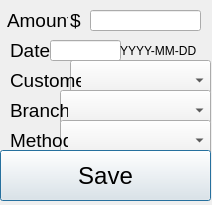
<?xml version="1.0" encoding="UTF-8"?>
<ui version="4.0">
 <class>invoice</class>
 <widget class="QDialog" name="invoice">
  <property name="geometry">
   <rect>
    <x>0</x>
    <y>0</y>
    <width>212</width>
    <height>205</height>
   </rect>
  </property>
  <property name="windowTitle">
   <string>Dialog</string>
  </property>
  <widget class="QLineEdit" name="amountEdit">
   <property name="geometry">
    <rect>
     <x>90</x>
     <y>10</y>
     <width>111</width>
     <height>21</height>
    </rect>
   </property>
   <property name="font">
    <font>
     <family>Helvetica Neue</family>
     <pointsize>14</pointsize>
    </font>
   </property>
  </widget>
  <widget class="QLabel" name="label">
   <property name="geometry">
    <rect>
     <x>7</x>
     <y>10</y>
     <width>61</width>
     <height>21</height>
    </rect>
   </property>
   <property name="font">
    <font>
     <family>Helvetica Neue</family>
     <pointsize>14</pointsize>
    </font>
   </property>
   <property name="text">
    <string>Amount</string>
   </property>
  </widget>
  <widget class="QLabel" name="label_2">
   <property name="geometry">
    <rect>
     <x>10</x>
     <y>40</y>
     <width>91</width>
     <height>20</height>
    </rect>
   </property>
   <property name="font">
    <font>
     <family>Helvetica Neue</family>
     <pointsize>14</pointsize>
    </font>
   </property>
   <property name="text">
    <string>Date</string>
   </property>
  </widget>
  <widget class="QComboBox" name="customerComboBox">
   <property name="geometry">
    <rect>
     <x>70</x>
     <y>60</y>
     <width>141</width>
     <height>41</height>
    </rect>
   </property>
   <property name="font">
    <font>
     <family>Helvetica Neue</family>
     <pointsize>14</pointsize>
    </font>
   </property>
  </widget>
  <widget class="QComboBox" name="branchComboBox">
   <property name="geometry">
    <rect>
     <x>60</x>
     <y>90</y>
     <width>151</width>
     <height>41</height>
    </rect>
   </property>
   <property name="font">
    <font>
     <family>Helvetica Neue</family>
     <pointsize>14</pointsize>
    </font>
   </property>
  </widget>
  <widget class="QComboBox" name="methodCombobox">
   <property name="geometry">
    <rect>
     <x>60</x>
     <y>120</y>
     <width>151</width>
     <height>41</height>
    </rect>
   </property>
   <property name="font">
    <font>
     <family>Helvetica Neue</family>
     <pointsize>14</pointsize>
    </font>
   </property>
  </widget>
  <widget class="QLabel" name="label_3">
   <property name="geometry">
    <rect>
     <x>10</x>
     <y>70</y>
     <width>71</width>
     <height>21</height>
    </rect>
   </property>
   <property name="font">
    <font>
     <family>Helvetica Neue</family>
     <pointsize>14</pointsize>
    </font>
   </property>
   <property name="text">
    <string>Customer</string>
   </property>
  </widget>
  <widget class="QLabel" name="label_4">
   <property name="geometry">
    <rect>
     <x>10</x>
     <y>100</y>
     <width>58</width>
     <height>21</height>
    </rect>
   </property>
   <property name="font">
    <font>
     <family>Helvetica Neue</family>
     <pointsize>14</pointsize>
    </font>
   </property>
   <property name="text">
    <string>Branch</string>
   </property>
  </widget>
  <widget class="QLabel" name="label_5">
   <property name="geometry">
    <rect>
     <x>10</x>
     <y>130</y>
     <width>58</width>
     <height>21</height>
    </rect>
   </property>
   <property name="font">
    <font>
     <family>Helvetica Neue</family>
     <pointsize>14</pointsize>
    </font>
   </property>
   <property name="text">
    <string>Method</string>
   </property>
  </widget>
  <widget class="QLabel" name="label_6">
   <property name="geometry">
    <rect>
     <x>70</x>
     <y>10</y>
     <width>58</width>
     <height>21</height>
    </rect>
   </property>
   <property name="font">
    <font>
     <family>Helvetica Neue</family>
     <pointsize>14</pointsize>
    </font>
   </property>
   <property name="text">
    <string>$</string>
   </property>
  </widget>
  <widget class="QLineEdit" name="lineEdit">
   <property name="geometry">
    <rect>
     <x>50</x>
     <y>40</y>
     <width>71</width>
     <height>21</height>
    </rect>
   </property>
  </widget>
  <widget class="QLabel" name="label_7">
   <property name="geometry">
    <rect>
     <x>120</x>
     <y>40</y>
     <width>91</width>
     <height>21</height>
    </rect>
   </property>
   <property name="text">
    <string>YYYY-MM-DD</string>
   </property>
  </widget>
  <widget class="QPushButton" name="pushButton">
   <property name="geometry">
    <rect>
     <x>0</x>
     <y>150</y>
     <width>211</width>
     <height>51</height>
    </rect>
   </property>
   <property name="font">
    <font>
     <family>Helvetica Neue</family>
     <pointsize>18</pointsize>
    </font>
   </property>
   <property name="text">
    <string>Save</string>
   </property>
  </widget>
 </widget>
 <resources/>
 <connections/>
</ui>
